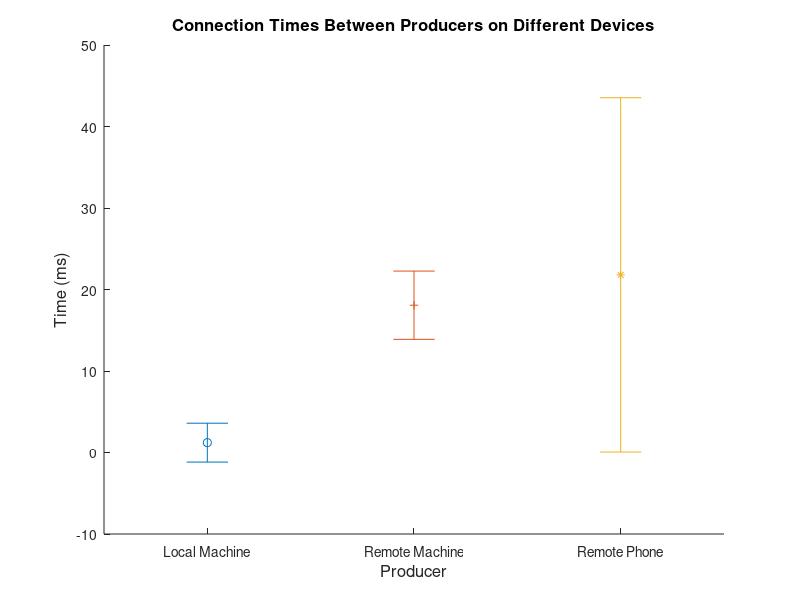

Reproduce this figure in MATLAB.
delimiter = '\n';

range = [0 0 99 0];

laptop = dlmread('spoke-map-laptop.txt', delimiter, range) / 1000;
phone = dlmread('spoke-map-phone.txt', delimiter, range) / 1000;
remote = dlmread('spoke-map-remote.txt', delimiter, range) / 1000;

disp('laptop mean = ')
disp(mean(laptop))

disp('laptop std = ')
disp(std(laptop))

disp('phone mean = ')
disp(mean(phone))

disp('phone std = ')
disp(std(phone))

disp('remote mean = ')
disp(mean(remote))

disp('remote std = ')
disp(std(remote))

hold all;

errorbar(1, mean(remote), std(remote), '-o');
errorbar(2, mean(phone), std(phone), '-+');
errorbar(3, mean(laptop), std(laptop), '-*');

xlabel('Producer', 'FontSize', 12);
ylabel('Time (ms)', 'FontSize', 12);
title('Connection Times Between Producers on Different Devices', 'FontSize', 12);
set(gca, 'XTick', [1 2 3]);
set(gca, 'XTickLabel', {'Local Machine', 'Remote Machine', 'Remote Phone'});

print -depsc 'map.eps';

close all;

